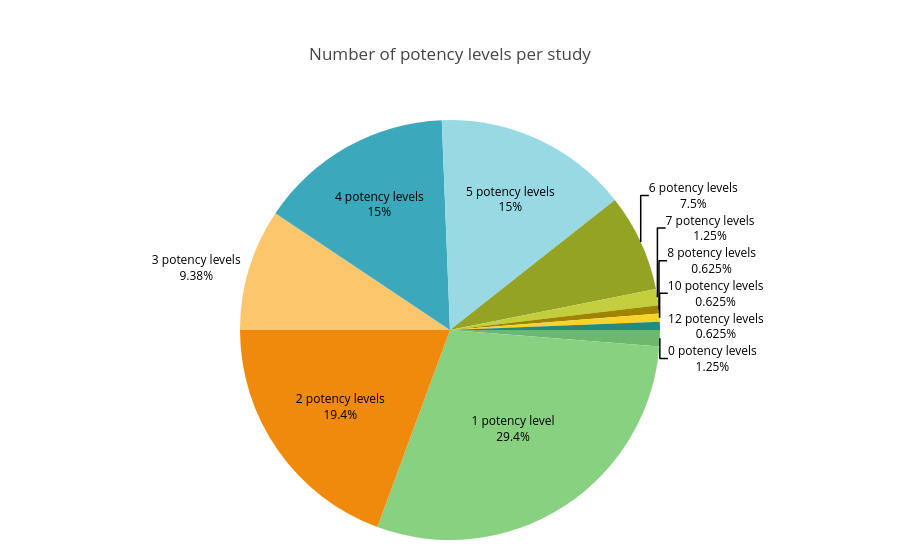

The cell this chart's notebook holds for it:
### Code cell
# Count how many potency levels each study (row) has before comma separation
  def _count_potency_levels_per_study(cell: str) -> int:
      if pd.isna(cell) or str(cell).strip() in ['', 'N/A']:
          return 0
      parts = [p.strip() for p in str(cell).split(',') if p.strip()]
      return len(parts)

  potency_levels_per_study_counts = df['Potency levels'].apply(_count_potency_levels_per_study)
  potency_levels_per_study_freq = potency_levels_per_study_counts.value_counts().sort_index()

  # Prepare data for pie chart
  labels_potency_levels_per_study = [f'{count} potency levels' if count != 1 else '1 potency level' for count in potency_levels_per_study_freq.index]
  values_potency_levels_per_study = potency_levels_per_study_freq.values.tolist()

  # Compute percentages and set label positions
  total_potency_levels_per_study = sum(values_potency_levels_per_study)
  percentages_potency_levels_per_study = [(v / total_potency_levels_per_study) * 100 if total_potency_levels_per_study else 0 for v in values_potency_levels_per_study]
  text_positions_potency_levels_per_study = ['outside' if p < 10 else 'inside' for p in percentages_potency_levels_per_study]

  # Build pie chart (styled like the "Country of corresponding author" chart)
  potency_levels_per_study_pie = go.Figure(
      data=[
          go.Pie(
              labels=labels_potency_levels_per_study,
              values=values_potency_levels_per_study,
              textinfo='label+percent',
              textposition=text_positions_potency_levels_per_study,
            insidetextorientation='horizontal',
              hovertemplate='%{label}: %{percent} (%{value} studies)<extra></extra>',
              sort=False,
              direction='clockwise',
              rotation=90,
          )
      ]
  )

  potency_levels_per_study_pie.update_traces(
      textfont=dict(size=12, color='black'),
      insidetextfont=dict(color='black'),
  )
  

  textfont=dict(size=12, color='black'),
  potency_levels_per_study_pie.update_layout(
      title='Number of potency levels per study',
      showlegend=False,
      margin=dict(t=120, b=20, l=20, r=20)
  )

  potency_levels_per_study_pie.show()
  potency_levels_per_study_pie.write_image('potency_levels_per_study_pie.png', width=800, height=600, scale=2)

### Figure 1 — Plotly figure (JSON) as saved in the notebook; plotly's stock layout.template omitted (floating-point values rounded to 4 significant figures)
{"data": [{"direction": "clockwise", "hovertemplate": "%{label}: %{percent} (%{value} studies)<extra></extra>", "insidetextorientation": "horizontal", "labels": ["0 potency levels", "1 potency level", "2 potency levels", "3 potency levels", "4 potency levels", "5 potency levels", "6 potency levels", "7 potency levels", "8 potency levels", "10 potency levels", "12 potency levels"], "rotation": 90, "sort": false, "textinfo": "label+percent", "textposition": ["outside", "inside", "inside", "outside", "inside", "inside", "outside", "outside", "outside", "outside", "outside"], "values": [2, 47, 31, 15, 24, 24, 12, 2, 1, 1, 1], "type": "pie", "textfont": {"color": "black", "size": 12}, "insidetextfont": {"color": "black"}}], "layout": {"margin": {"t": 120, "b": 20, "l": 20, "r": 20}, "title": {"text": "Number of potency levels per study"}, "showlegend": false}}
